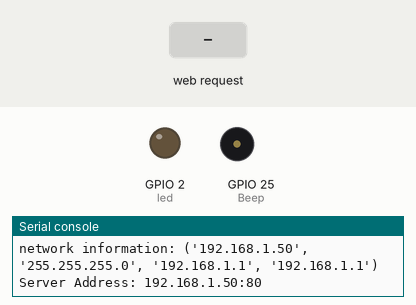
Simulated run of this program. Board: ESP32 board running MicroPython. Shown: output pins drawn as LEDs (lit = HIGH), buzzer (waves = sounding), the last lines printed to the serial console. The inputs (shaded band) are chosen by the test bench. WiFi joins after 1.5 s; the clock reads 2024-03-15 10:24:30 at power-on unless the program sets it.

Above: at 2.8 s.
2.9 s: HTTP request GET /led3 received
At 6.2 s:
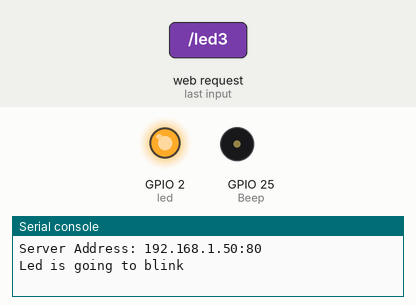
7.4 s: HTTP request GET /led2 received
At 8.1 s:
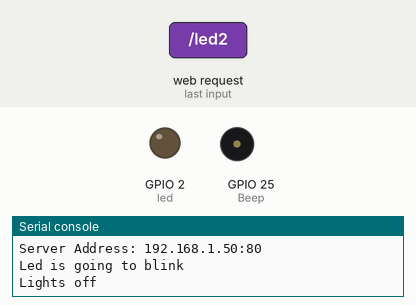
Timing chart, 0 to 10.4 s (numbered marks = the images above; inputs shaded):
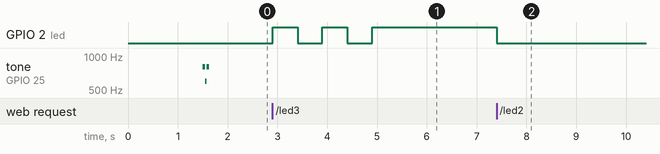

The program:

Siri_light.py
```python
import network,time
import usocket as socket
from machine import I2C,Pin,Timer,PWM
from re import search
from somewhere_you_dont_see import ssid, pwd

def Beep_twice():
    Beep = PWM(Pin(25), freq=800, duty=512)
    Beep.freq(800)
    time.sleep_ms(50)
    Beep.freq(600)
    time.sleep_ms(30)
    Beep.freq(800)
    time.sleep_ms(50)
    Beep.deinit()
    del Beep

def Long_Beep_Once():
    Beep = PWM(Pin(25), freq=800, duty=512)
    Beep.freq(800)
    time.sleep_ms(250)
    Beep.deinit()
    del Beep

def WIFI_Connect():

    wlan = network.WLAN(network.STA_IF)    # STA模式
    wlan.active(True)

    #激活接口
    start_time = time.time()    #记录时间做超时判断
    if not wlan.isconnected():
        print('connecting to network...')
        wlan.connect(ssid, pwd)   # 输入WIFI账号密码
        while not wlan.isconnected():
            #超时判断,15秒没连接成功判定为超时
            if time.time()-start_time > 15 :
                Long_Beep_Once()
                print('WIFI Connected Timeout!')
                break

    if wlan.isconnected():
        #串口打印信息
        Beep_twice()
        print('network information:', wlan.ifconfig())
        return wlan
    else:
        return False

led = Pin(2, Pin.OUT)

wlan = WIFI_Connect()

ip = wlan.ifconfig()[0]
port = 80
webserver = socket.socket(socket.AF_INET, socket.SOCK_STREAM)
webserver.setsockopt(socket.SOL_SOCKET, socket.SO_REUSEADDR, 1)
webserver.bind([ip, port])
webserver.listen(5)
print('Server Address: {}:{}'.format(ip, port))

while True:
    conn, addr = webserver.accept()
    request = conn.recv(1824)
    if len(request) > 0:
        request = request.decode()
        result = search("(.*?)(.*?) HTTP/1.1", request)

        if result:
            method = result.group(1)
            url = result.group(2)
            conn.send("HTTP/1.1 0K\r\n")
            conn.send("Server: Esp32\r\n")
            conn.send("Content-Type: text/html; charset=UTF-8\r\n")
            conn.send("Connection: close\r\n")
            conn.send("\r\n")
            conn.close()
            if url.endswith("/led1"):
                led.value(1)
                print("Lights on")
            elif url.endswith("/led2"):
                led.value(0)
                print("Lights off")
            elif url.endswith("/led3"):
                print("Led is going to blink")
                state = 1
                for i in range(5):
                    led.value(state)
                    time.sleep(0.5)
                    if state == 1:
                        state = 0
                    elif state == 0:
                        state = 1
            else:
                pass
        else:
            print("not found url")
    else:
        print("no request")
        conn.close()
```

somewhere_you_dont_see.py
```python
ssid = 'ZenWei'
pwd = '12345679'
```

Measured:
- after the input at 2.9 s, GPIO 2 (led): alternates HIGH for 0.50 s and LOW for 0.50 s, 5 changes in all, then stays HIGH, starting at once
- after the input at 7.4 s, GPIO 2 (led): HIGH → LOW at once
